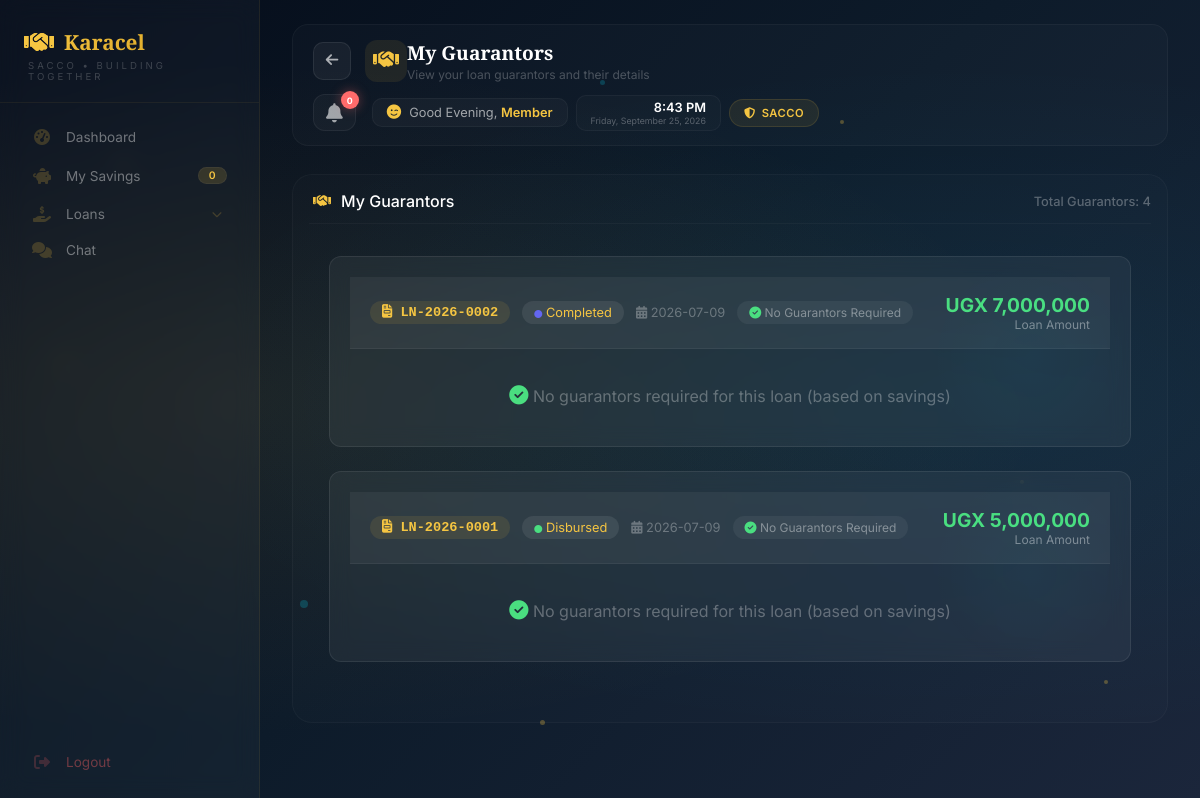
The app's page /member/guarantors (signed in), older data.
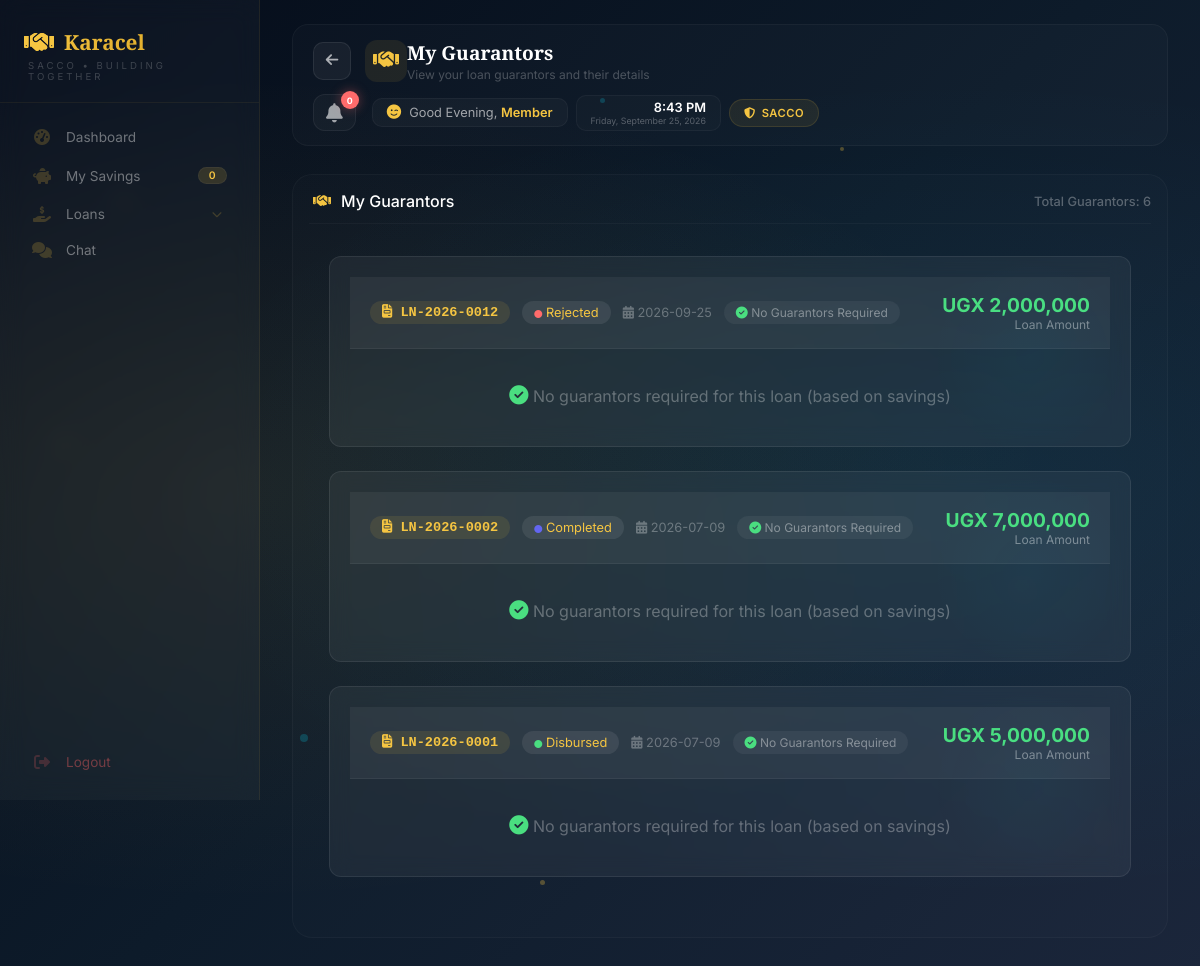
The same page, newer data.
### tables this page shows
CREATE TABLE loans (
            id INTEGER PRIMARY KEY AUTOINCREMENT,
            loan_number TEXT UNIQUE NOT NULL,
            user_id INTEGER NOT NULL,
            amount REAL NOT NULL,
            interest_rate REAL NOT NULL,
            interest_amount REAL NOT NULL,
            total_repayment REAL NOT NULL,
            monthly_installment REAL NOT NULL,
            tenure INTEGER DEFAULT 3,
            purpose TEXT,
            repayment_plan TEXT,
            status TEXT DEFAULT 'pending',
            application_date TEXT NOT NULL,
            approved_date TEXT,
            disbursed_date TEXT,
            completed_date TEXT,
            rejected_date TEXT,
            rejection_reason TEXT,
            admin_rejection_reason TEXT,
            current_balance REAL DEFAULT 0,
            interest_accrued REAL DEFAULT 0,
            last_interest_date TEXT,
            months_overdue INTEGER DEFAULT 0,
            start_month INTEGER DEFAULT 0,
            end_month INTEGER DEFAULT 12,
            created_at TIMESTAMP DEFAULT CURRENT_TIMESTAMP, last_payment_date TEXT, last_payment_amount REAL DEFAULT 0, total_interest_accrued REAL DEFAULT 0, principal_paid REAL DEFAULT 0, interest_paid REAL DEFAULT 0, months_paid INTEGER DEFAULT 0, original_balance REAL DEFAULT 0, total_interest_calculated REAL DEFAULT 0, due_date TEXT, loan_start_date TEXT, loan_end_date TEXT, completion_date TEXT, disbursement_date TEXT, next_interest_date TEXT, payment_method TEXT, transaction_ref TEXT, notes TEXT, collateral TEXT, guarantor_required INTEGER DEFAULT 0, rejected_by TEXT, approved_by TEXT, approved_by_role TEXT, disbursed_by TEXT, disbursed_by_role TEXT, application_fee REAL DEFAULT 1000, application_fee_paid INTEGER DEFAULT 0, net_loan_amount REAL DEFAULT 0, loan_type TEXT DEFAULT "standard", disbursed_amount REAL DEFAULT 0, total_fees_paid REAL DEFAULT 0, total_penalties REAL DEFAULT 0, accrued_interest REAL DEFAULT 0, last_interest_applied_date TEXT, total_interest_charged REAL DEFAULT 0,
            FOREIGN KEY (user_id) REFERENCES users(id)
        );

### app.py (the view)
@app.route("/member/guarantors")
def member_guarantors():
    if "user_id" not in session:
        return redirect("/login")
    user_id = session["user_id"]
    db = get_db()
    db.row_factory = sqlite3.Row
    try:
        guarantors = db.execute("""
            SELECT
                lg.*,
                l.loan_number,
                l.amount,
                l.status as loan_status,
                l.application_date,
                l.interest_amount,
                l.total_repayment
            FROM loan_guarantors lg
            JOIN loans l ON lg.loan_id = l.id
            WHERE l.user_id = ?
            ORDER BY l.application_date DESC, lg.id DESC
        """, (user_id,)).fetchall()
        loans = db.execute("""
            SELECT
                id,
                loan_number,
                amount,
                interest_amount,
                total_repayment,
                status,
                application_date,
                approved_date,
                disbursed_date,
                completed_date,
                current_balance,
                created_at
            FROM loans
            WHERE user_id = ?
            ORDER BY application_date DESC
        """, (user_id,)).fetchall()
        db.close()
        return render_template(
            "member/member-guarantors.html",
            guarantors=guarantors,
            loans=loans
        )
    except Exception as e:
        import traceback
        traceback.print_exc()
        db.close()
        flash(f"Error loading guarantors: {str(e)}", "danger")
        return redirect(url_for("member_dashboard"))

### app.py (called while the page is built)
def get_db():
    conn = sqlite3.connect("sacco.db")
    conn.row_factory = sqlite3.Row
    return conn

@app.context_processor
def inject_globals():
    from datetime import datetime
    completed_loans = 0
    try:
        if 'user_id' in session:
            role = session.get('role', '')
            if role in ['treasurer', 'admin', 'chairperson']:
                db = get_db()
                completed_loans = db.execute("SELECT COUNT(*) FROM loans WHERE status = 'completed'").fetchone()[0]
                db.close()
    except Exception as e:
        print(f"Error getting completed_loans: {e}")
    return {
        'now': datetime.now(),
        'completed_loans': completed_loans
    }

### templates/member/member-guarantors.html (shortened to what the changed rows need)
{% extends "member/member-base.html" %}
{% block page_title %}My Guarantors{% endblock %}
{% block content %}
<div class="history-section">
    <div class="history-title">
        <i class="fas fa-handshake"></i> My Guarantors
        <span style="font-size: 0.8rem; margin-left: auto; color: rgba(255,255,255,0.3);">
            Total Guarantors: {{ guarantors|length }}
        </span>
    </div>
    <div style="padding: 20px;">
        {% if guarantors %}
            {% set loan_ids = [] %}
            {% for guarantor in guarantors %}
                {% if guarantor.loan_id not in loan_ids %}
                    {% set _ = loan_ids.append(guarantor.loan_id) %}
                {% endif %}
            {% endfor %}
            {% for loan_id in loan_ids %}
                {% set loan = loans|selectattr('id', 'equalto', loan_id)|first %}
                {% if loan %}
                <div class="guarantor-card">
                    <div class="guarantor-header">
                        <div class="guarantor-title">
                            <span class="loan-number-badge">
                                <i class="fas fa-file-invoice"></i> {{ loan.loan_number }}
                            </span>
                            <span class="guarantor-badge">
                                <i class="fas fa-circle" style="color: {% if loan.status == 'pending' %}#f5c542{% elif loan.status == 'approved' %}#00e0ff{% elif loan.status in ['disbursed', 'active'] %}#4ade80{% elif loan.status == 'completed' %}#6366f1{% else %}#ff6b6b{% endif %}; font-size: 0.5rem;"></i>
                                {{ loan.status|title }}
                            </span>
                            <span style="color: rgba(255,255,255,0.3); font-size: 0.8rem;">
                                <i class="fas fa-calendar-alt"></i> {{ loan.application_date }}
                            </span>
                            <span class="no-guarantors-badge">
                                {% set loan_guarantors = guarantors|selectattr('loan_id', 'equalto', loan_id)|list %}
                                {% if loan_guarantors|length > 0 and loan_guarantors[0].guarantor_name == 'No Guarantor Required' %}
                                    <i class="fas fa-check-circle" style="color: #4ade80;"></i> No Guarantors Required
                                {% else %}
                                    <i class="fas fa-users"></i> {{ loan_guarantors|length }} Guarantors
                                {% endif %}
                            </span>
                        </div>
                        <div class="guarantor-amount">
                            <div class="amount">UGX {{ "{:,.0f}".format(loan.amount) if loan.amount else '0' }}</div>
                            <div class="label">Loan Amount</div>
                        </div>
                    </div>
                    {% set loan_guarantors = guarantors|selectattr('loan_id', 'equalto', loan_id)|list %}
                    {% if loan_guarantors and loan_guarantors[0].guarantor_name != 'No Guarantor Required' %}
                    <div class="guarantor-table-wrapper">
                        <table class="guarantor-table">
                            <thead>
                                <tr>
                                    <th>#</th>
                                    <th>Name</th>
                                    <th>Phone</th>
                                    <th>Email</th>
                                    <th>Relationship</th>
                                    <th>Status</th>
                                    <th>Date Added</th>
                                </tr>
                            </thead>
                            <tbody>
                                {% for guarantor in loan_guarantors %}
                                <tr>
                                    <td>{{ loop.index }}</td>
                                    <td>
                                        <strong style="color: rgba(255,255,255,0.9);">
                                            <i class="fas fa-user" style="color: rgba(255,255,255,0.3); margin-right: 8px;"></i>
                                            {{ guarantor.guarantor_name }}
                                        </strong>
                                    </td>
                                    <td>
                                        <i class="fas fa-phone" style="color: rgba(255,255,255,0.3); margin-right: 6px;"></i>
                                        {{ guarantor.phone }}
                                    </td>
                                    <td>
                                        {% if guarantor.email %}
                                            <i class="fas fa-envelope" style="color: rgba(255,255,255,0.3); margin-right: 6px;"></i>
                                            {{ guarantor.email }}
                                        {% else %}
                                            <span style="color: rgba(255,255,255,0.2);">-</span>
                                        {% endif %}
                                    </td>
                                    <td>
                                        {% if guarantor.relationship %}
                                            <span style="color: rgba(255,255,255,0.6);">{{ guarantor.relationship }}</span>
                                        {% else %}
                                            <span style="color: rgba(255,255,255,0.2);">-</span>
                                        {% endif %}
                                    </td>
                                    <td>
                                        <span class="status-badge
                                            {% if guarantor.status == 'accepted' %}status-accepted
                                            {% elif guarantor.status == 'pending' %}status-pending
                                            {% elif guarantor.status == 'active' %}status-active
                                            {% else %}status-rejected{% endif %}">
                                            {% if guarantor.status == 'accepted' %}
                                                <i class="fas fa-check-circle"></i> ACCEPTED
                                            {% elif guarantor.status == 'pending' %}
                                                <i class="fas fa-clock"></i> PENDING
                                            {% elif guarantor.status == 'active' %}
                                                <i class="fas fa-check-circle"></i> ACTIVE
                                            {% else %}
                                                <i class="fas fa-times-circle"></i> {{ guarantor.status|upper }}
                                            {% endif %}
                                        </span>
                                    </td>
                                    <td style="color: rgba(255,255,255,0.4); font-size: 0.8rem;">
                                        {% if guarantor.created_at %}
                                            <i class="fas fa-clock"></i> {{ guarantor.created_at[:10] }}
                                        {% else %}
                                            -
                                        {% endif %}
                                    </td>
                                </tr>
                                {% endfor %}
                            </tbody>
                        </table>
                    </div>
                    <div class="guarantor-summary">
                        <div class="summary-item">
                            <i class="fas fa-users"></i>
                            <strong>{{ loan_guarantors|length }}</strong> Guarantors
                        </div>
                        <div class="summary-item">
                            <i class="fas fa-check-circle"></i>
                            <strong>
                                {{ loan_guarantors|selectattr('status', 'equalto', 'accepted')|list|length }}
                            </strong> Accepted
                        </div>
                        <div class="summary-item">
                            <i class="fas fa-clock"></i>
                            <strong>
                                {{ loan_guarantors|selectattr('status', 'equalto', 'pending')|list|length }}
                            </strong> Pending
                        </div>
                        <div class="summary-item">
                            <i class="fas fa-times-circle"></i>
                            <strong>
                                {{ loan_guarantors|selectattr('status', 'equalto', 'rejected')|list|length }}
                            </strong> Rejected
                        </div>
                    </div>
                    {% else %}
                    <div style="padding: 20px; text-align: center; color: rgba(255,255,255,0.3);">
                        <i class="fas fa-check-circle" style="color: #4ade80; font-size: 1.2rem;"></i>
                        No guarantors required for this loan (based on savings)
                    </div>
                    {% endif %}
                </div>
                {% endif %}
            {% endfor %}
        {% endif %}
    </div>
</div>
{% endblock %}

Row changes from the older to the newer data that the page shows:
added loans: loan_number "LN-2026-0012", status "Rejected", application_date "2026-09-25", amount "2,000,000"
Text that changed along with them:
{{ guarantors|length }}: "4" → "6"
new list line: "No Guarantors Required UGX Loan Amount No guarantors required for this loan (based on savings)"
